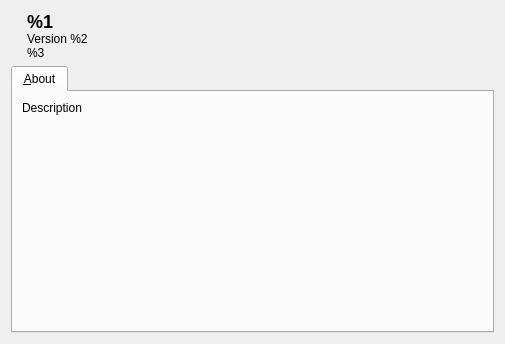
<?xml version="1.0" encoding="UTF-8"?>
<ui version="4.0">
 <class>AboutDialog</class>
 <widget class="QDialog" name="AboutDialog">
  <property name="geometry">
   <rect>
    <x>0</x>
    <y>0</y>
    <width>505</width>
    <height>344</height>
   </rect>
  </property>
  <property name="windowTitle">
   <string>About Vale Server</string>
  </property>
  <layout class="QVBoxLayout" name="verticalLayout">
   <item>
    <layout class="QHBoxLayout" name="horizontalLayout">
     <property name="spacing">
      <number>9</number>
     </property>
     <item>
      <widget class="QLabel" name="appIconLabel">
       <property name="text">
        <string/>
       </property>
       <property name="pixmap">
        <pixmap resource="../../static/main.qrc">:/img/logo-64.png</pixmap>
       </property>
      </widget>
     </item>
     <item>
      <widget class="QLabel" name="messageLabel">
       <property name="text">
        <string>&lt;p&gt;&lt;b&gt;&lt;font size=&quot;5&quot;&gt;%1&lt;/font&gt;&lt;/b&gt;&lt;br&gt;Version %2&lt;br&gt;%3&lt;/p&gt;</string>
       </property>
       <property name="scaledContents">
        <bool>false</bool>
       </property>
       <property name="alignment">
        <set>Qt::AlignLeading|Qt::AlignLeft|Qt::AlignTop</set>
       </property>
      </widget>
     </item>
     <item>
      <spacer name="horizontalSpacer">
       <property name="orientation">
        <enum>Qt::Horizontal</enum>
       </property>
       <property name="sizeHint" stdset="0">
        <size>
         <width>40</width>
         <height>20</height>
        </size>
       </property>
      </spacer>
     </item>
    </layout>
   </item>
   <item>
    <widget class="QTabWidget" name="tabWidget">
     <property name="currentIndex">
      <number>0</number>
     </property>
     <property name="usesScrollButtons">
      <bool>false</bool>
     </property>
     <widget class="QWidget" name="aboutTab">
      <attribute name="title">
       <string>&amp;About</string>
      </attribute>
      <layout class="QVBoxLayout" name="verticalLayout_2">
       <item>
        <widget class="QLabel" name="descriptionLabel">
         <property name="text">
          <string>Description</string>
         </property>
         <property name="wordWrap">
          <bool>true</bool>
         </property>
         <property name="openExternalLinks">
          <bool>true</bool>
         </property>
        </widget>
       </item>
       <item>
        <spacer name="verticalSpacer">
         <property name="orientation">
          <enum>Qt::Vertical</enum>
         </property>
         <property name="sizeHint" stdset="0">
          <size>
           <width>20</width>
           <height>40</height>
          </size>
         </property>
        </spacer>
       </item>
      </layout>
     </widget>
    </widget>
   </item>
  </layout>
 </widget>
 <resources>
  <include location="../../static/main.qrc"/>
 </resources>
 <connections/>
</ui>
